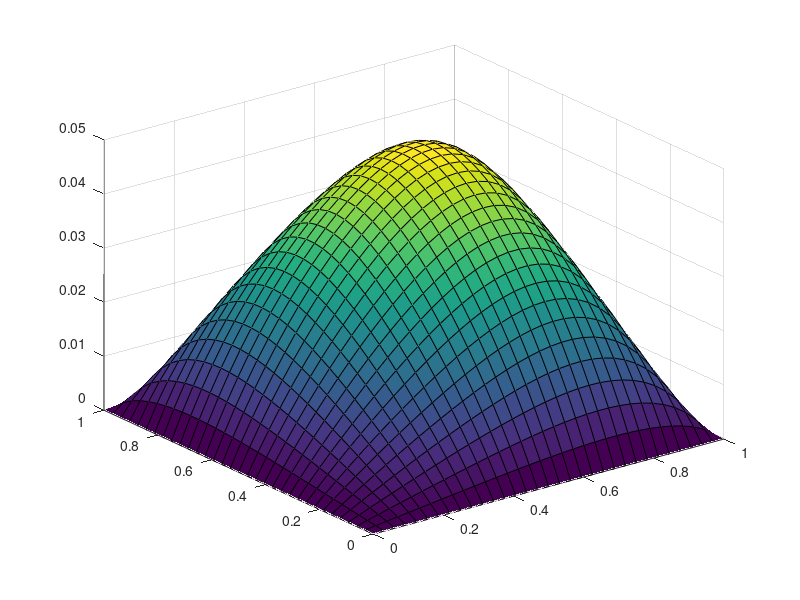

Write MATLAB code to recreate this figure.
% Numerical Programming 2 CSE
% Tutorial 11 - PDE - Finite Element Method 2
% Author: Bernhard Gatzhammer

% Matlab code to solve exercise 2

function ex2()
    i = 5;

    N = 2^i;
    h = 1/N;
    dofs = (N-1)*(N-1);
    A = zeros(dofs, dofs);
    b = zeros(dofs,1);
    % Reference element matrix part of left-hand side gradient integrals
    Aep = [ 2/3 -1/6 -1/6 -1/3;
           -1/6  2/3 -1/3 -1/6;
           -1/6 -1/3  2/3 -1/6;
           -1/3 -1/6 -1/6  2/3];
    % Reference element matrix part of left-hand side non-gradient integrals
    Aeq = [1/9  1/18 1/18 1/36;
           1/18 1/9  1/36 1/18;
           1/18 1/36 1/9  1/18;
           1/36 1/18 1/18 1/9 ];
    % Construction of global element matrix from reference element matrices
    Ae = Aep + h^2 * Aeq;
    % Construction of global stiffness matrix in loop over elements
    for j=1:N
        for i=1:N
            e = (i-1) + (j-1)*N;
            dof = e-N-j+2;
            eft = [dof, dof+1, dof+N-1, dof+N];
            
            % Mark boundary nodes
            if i==1
                eft(1) = -1;
                eft(3) = -1;
            end
            if i==N
                eft(2) = -1;
                eft(4) = -1;
            end
            if j==1
                eft(1) = -1;
                eft(2) = -1;
            end
            if j==N
                eft(3) = -1;
                eft(4) = -1;
            end
            
            % Compute rhs
            xi = (i-1)*h;
            yi = (j-1)*h;
            be = ones(1,4) * (xi^2 + yi^2)/4;
            be(1) = be(1) + h^2/12 + (yi/6 + xi/3)*h;
            be(2) = be(2) + h^2/6 + (yi/3 + xi/6)*h;
            be(3) = be(3) + h^2/6 + (yi + xi)*h;
            be(4) = be(4) + h^2/4 + (yi/3 + xi/3)*h;
            be = h^2 * be;
            
            % Add up element entries to global matrix and rhs
            for k=1:4
                for l=1:4                    
                    if eft(k) ~= -1 && eft(l) ~= -1
                        A(eft(k),eft(l)) = A(eft(k),eft(l)) + Ae(k,l);
                    end
                end
                if eft(k) ~= -1
                    b(eft(k)) = b(eft(k)) + be(k);
                end
            end
        end
    end
%     A
%     b
    u = A\b; % Solve system
    
    % plot results
    coords = linspace(0,1,N+1);
    [xmesh, ymesh] = meshgrid(coords);
    umesh = zeros(N+1,N+1);
    for i=1:N-1
        for j=1:N-1
            dof = i + (j-1)*(N-1);
            umesh(i+1,j+1) = u(dof);
        end
    end
    figure
    surf(xmesh, ymesh, umesh);
end